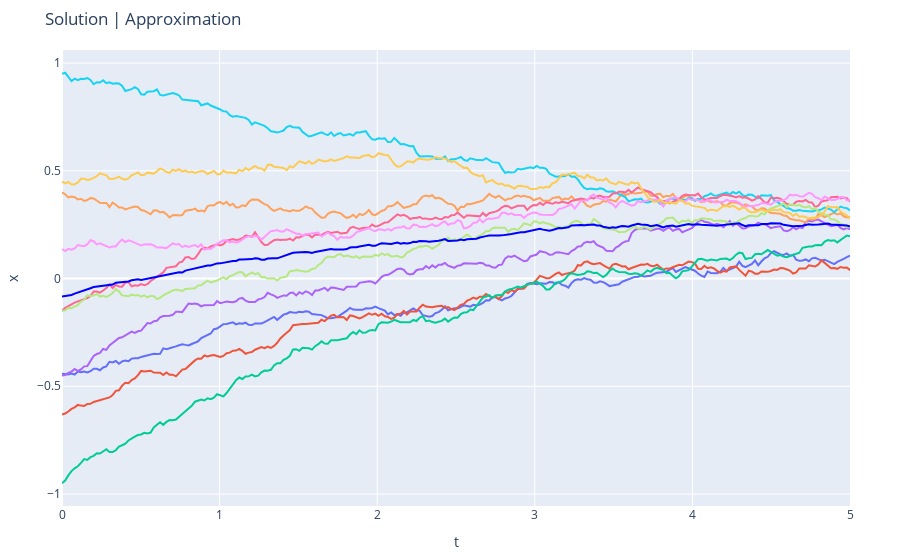

This figure's notebook cell:
### Code cell
fig = make_subplots(rows=1, cols=1)
ts = np.linspace(0, 5, int(50*5))
for path in c_xs:
    fig.add_trace(go.Scatter(x=ts, y=path, mode='lines', showlegend=False), row=1, col=1)
fig.add_trace(go.Scatter(x=ts, y=np.mean(c_xs, axis=0), mode='lines', showlegend=False, line=dict(color="blue", width=2)), row=1, col=1)
fig.update_layout(title='Solution | Approximation',
                  xaxis_title="t",
                  yaxis_title="x", 
                  margin=dict(l=50, r=50, b=50, t=50))
fig.show()

### Figure 1 — Plotly figure (JSON) as saved in the notebook; plotly's stock layout.template omitted (floating-point values rounded to 4 significant figures; data arrays with more than 128 entries replaced by an {"elided": "..."} marker saying what was removed)
{"data": [{"mode": "lines", "showlegend": false, "type": "scatter", "x": {"elided": "250 float values"}, "xaxis": "x", "y": {"elided": "250 float values"}, "yaxis": "y"}, {"mode": "lines", "showlegend": false, "type": "scatter", "x": {"elided": "250 float values"}, "xaxis": "x", "y": {"elided": "250 float values"}, "yaxis": "y"}, {"mode": "lines", "showlegend": false, "type": "scatter", "x": {"elided": "250 float values"}, "xaxis": "x", "y": {"elided": "250 float values"}, "yaxis": "y"}, {"mode": "lines", "showlegend": false, "type": "scatter", "x": {"elided": "250 float values"}, "xaxis": "x", "y": {"elided": "250 float values"}, "yaxis": "y"}, {"mode": "lines", "showlegend": false, "type": "scatter", "x": {"elided": "250 float values"}, "xaxis": "x", "y": {"elided": "250 float values"}, "yaxis": "y"}, {"mode": "lines", "showlegend": false, "type": "scatter", "x": {"elided": "250 float values"}, "xaxis": "x", "y": {"elided": "250 float values"}, "yaxis": "y"}, {"mode": "lines", "showlegend": false, "type": "scatter", "x": {"elided": "250 float values"}, "xaxis": "x", "y": {"elided": "250 float values"}, "yaxis": "y"}, {"mode": "lines", "showlegend": false, "type": "scatter", "x": {"elided": "250 float values"}, "xaxis": "x", "y": {"elided": "250 float values"}, "yaxis": "y"}, {"mode": "lines", "showlegend": false, "type": "scatter", "x": {"elided": "250 float values"}, "xaxis": "x", "y": {"elided": "250 float values"}, "yaxis": "y"}, {"mode": "lines", "showlegend": false, "type": "scatter", "x": {"elided": "250 float values"}, "xaxis": "x", "y": {"elided": "250 float values"}, "yaxis": "y"}, {"line": {"color": "blue", "width": 2}, "mode": "lines", "showlegend": false, "type": "scatter", "x": {"elided": "250 float values"}, "xaxis": "x", "y": {"elided": "250 float values"}, "yaxis": "y"}], "layout": {"margin": {"b": 50, "l": 50, "r": 50, "t": 50}, "title": {"text": "Solution | Approximation"}, "xaxis": {"anchor": "y", "domain": [0, 1], "title": {"text": "t"}}, "yaxis": {"anchor": "x", "domain": [0, 1], "title": {"text": "x"}}}}
